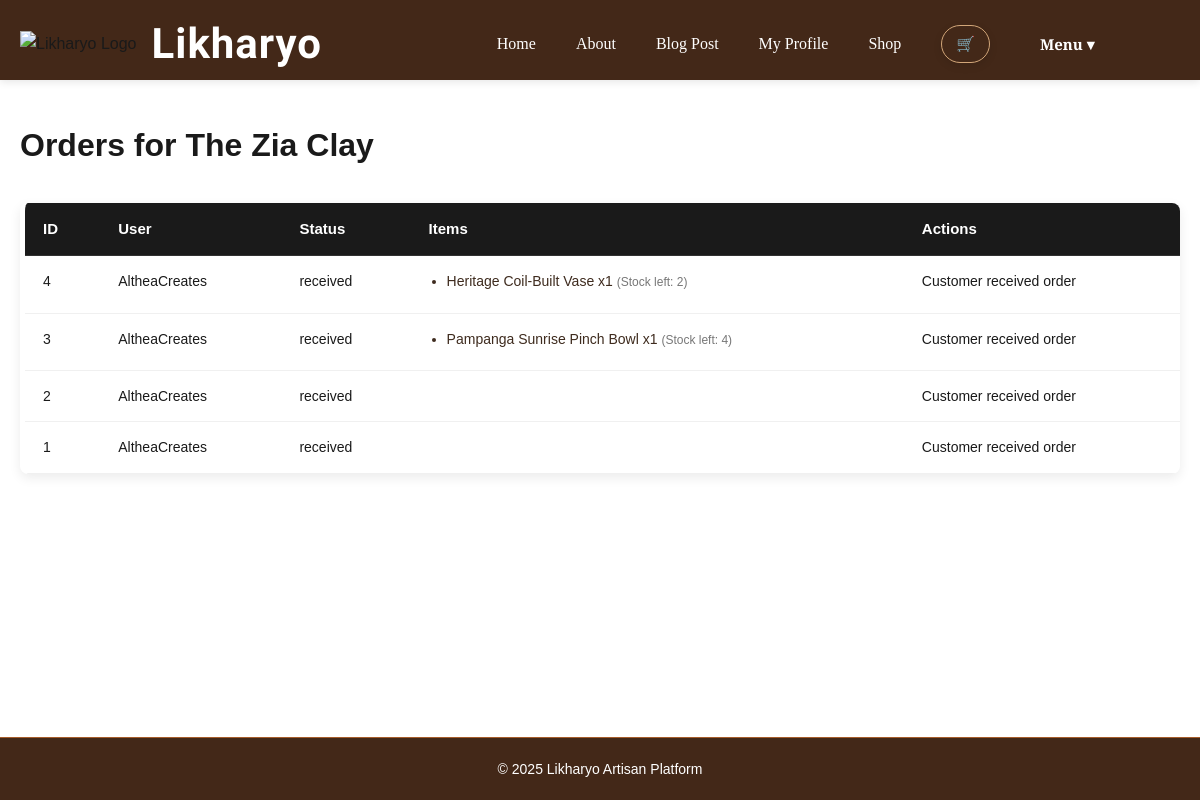
The page /shop/1/orders (signed in) on the database as committed earlier.
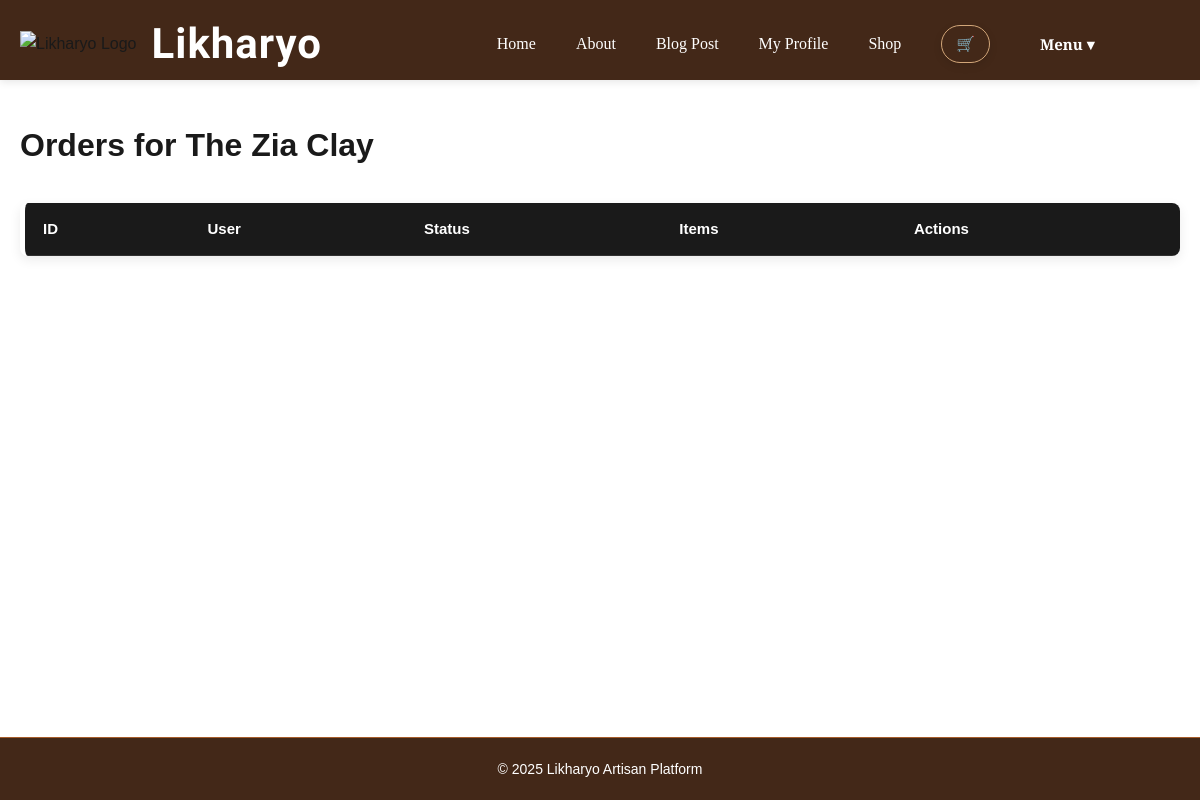
The same page on the database as committed later.
### models.py (models this page shows, shortened)
class Shop(db.Model):
    __tablename__ = 'shops'
    shop_id = db.Column(db.Integer, primary_key=True)
    name = db.Column(db.String(150), nullable=False)
    description = db.Column(db.Text, nullable=True)
    owner_id = db.Column(db.Integer, db.ForeignKey('users.user_id'), nullable=False)
    parent_shop_id = db.Column(db.Integer, db.ForeignKey('shops.shop_id'), nullable=True)
    items = db.relationship('Item', backref='shop', lazy=True)

class Order(db.Model):
    __tablename__ = "orders"
    id = db.Column(db.Integer, primary_key=True)
    user_id = db.Column(db.Integer, db.ForeignKey("users.user_id"), nullable=False)
    shop_id = db.Column(db.Integer, db.ForeignKey("shops.shop_id"), nullable=False)
    status = db.Column(db.String(20), default="placed")  # placed, shipped, received, canceled
    location = db.Column(db.String(200), nullable=False)
    created_at = db.Column(db.DateTime, default=datetime.utcnow)
    order_items = db.relationship("OrderItem", backref="order", lazy=True)
    shop = db.relationship("Shop", backref="orders")
    user = db.relationship("User", backref="orders")

class User(UserMixin, db.Model):
    __tablename__ = 'users'
    user_id = db.Column(db.Integer, primary_key=True)
    username = db.Column(db.String(150), unique=True, nullable=False)
    password_hash = db.Column(db.String(150), nullable=False)
    is_admin = db.Column(db.Boolean, default=False)
    first_name = db.Column(db.String(150), nullable=True)
    last_name = db.Column(db.String(150), nullable=True)
    gender = db.Column(db.String(50), nullable=True)
    birthdate = db.Column(db.Date, nullable=True)
    contact_num = db.Column(db.String(20), nullable=False, default="N/A")
    bio = db.Column(db.Text, nullable=True)
    profile_img_url = db.Column(db.String(250), nullable=True, default='images/default.png')
    address = db.relationship('Address', backref='user', uselist=False, cascade="all, delete-orphan", lazy=True)
    shops = db.relationship('Shop', backref='owner', lazy=True)

class OrderItem(db.Model):
    __tablename__ = "order_items"
    id = db.Column(db.Integer, primary_key=True)
    order_id = db.Column(db.Integer, db.ForeignKey("orders.id"), nullable=False)
    item_id = db.Column(db.Integer, db.ForeignKey("items.item_id"), nullable=False)
    quantity = db.Column(db.Integer, nullable=False)
    price = db.Column(db.Float, nullable=False)
    item = db.relationship("Item")

class Item(db.Model):
    __tablename__ = 'items'
    item_id = db.Column(db.Integer, primary_key=True)
    name = db.Column(db.String(150), nullable=False)
    description = db.Column(db.Text, nullable=True)
    price = db.Column(db.Float, nullable=False)
    stock = db.Column(db.Integer)
    img_url = db.Column(db.String(250), nullable=True)
    category_id = db.Column(db.Integer, db.ForeignKey('category.id'), nullable=False)
    shop_id = db.Column(db.Integer, db.ForeignKey('shops.shop_id'), nullable=False)

### views.py (the view)
@views_bp.route("/shop/<int:shop_id>/orders")
@login_required
def shop_orders(shop_id):
    try:
        shop = Shop.query.get_or_404(shop_id)
        if shop.owner_id != current_user.user_id:
            abort(403)
        orders = Order.query.filter_by(shop_id=shop_id).order_by(Order.id.desc()).all()
        return render_template("shop_orders.html", shop=shop, orders=orders)
    except Exception as e:
        db.session.rollback()  # rollback if query fails
        current_app.logger.error(f"Error loading orders for shop {shop_id}: {e}")
        flash("An error occurred while loading shop orders.", "danger")
        return redirect(url_for("views.dashboard"))

### app.py (called while the page is built)
@login_manager.user_loader
def load_user(user_id):
    return User.query.get(int(user_id))

### templates/shop_orders.html
{% extends "base.html" %}
{% block extra_css %}
  <link rel="stylesheet" href="{{ url_for('static', filename='shop_orders.css') }}" />
{% endblock %}
{% block content %}
<h1>Orders for {{ shop.name }}</h1>
<table>
  <tr>
    <th>ID</th>
    <th>User</th>
    <th>Status</th>
    <th>Items</th>
    <th>Actions</th>
  </tr>
  {% for order in orders %}
    <tr>
      <td>{{ order.id }}</td>
      <td>{{ order.user.username }}</td>
      <td>{{ order.status }}</td>
      <td>
        <ul>
          {% for order_item in order.order_items %}
            <li>
              {{ order_item.item.name }}
              x{{ order_item.quantity }}
              <small>(Stock left: {{ order_item.item.stock }})</small>
            </li>
          {% endfor %}
        </ul>
      </td>
      <td>
        {% if order.status == 'placed' %}
          <form method="POST" action="{{ url_for('views.ship_order', order_id=order.id) }}">
            <button type="submit" class="btn btn-primary">Ship/Deliver</button>
          </form>
        {% elif order.status == 'shipped' %}
          Awaiting customer confirmation
        {% elif order.status == 'received' %}
          Customer received order
        {% elif order.status == 'canceled' %}
          Canceled
        {% endif %}
      </td>
    </tr>
  {% endfor %}
</table>
{% endblock %}

### templates/base.html (shortened to what this page needs)
<!DOCTYPE html>
<html lang="en">
<head>
    <link rel="stylesheet" href="{{ url_for('static', filename='base.css') }}" />
    {% block extra_css %}{% endblock %}
</head>
<body>
    <header class="navbar">
        <div class="navbar-inner">
            <div class="img-logo">
                <img src="{{ url_for('static', filename='images/beige.png') }}" alt="Likharyo Logo" />
            </div>
            <h1 class="web_title">Likharyo</h1>
            <nav class="nav-buttons">
                <a href="{{ url_for('home') }}" class="nav-link">Home</a>
                <a href="{{ url_for('views.about') }}" class="nav-link">About</a>
                <a href="{{ url_for('views.blog_list') }}" class="nav-link">Blog Post</a>
                {% if current_user.is_authenticated %}
                    <a href="{{ url_for('views.profile') }}" class="nav-link">My Profile</a>
                    <a href="{{ url_for('views.global_market') }}" class="nav-link">Shop</a>
                    <a href="{{ url_for('views.view_cart') }}" class="cart-btn">🛒</a>
                    <div class="dropdown">
                        <button class="dropbtn">Menu ▾</button>
                    </div>
                {% endif %}
            </nav>
        </div>
    </header>
    <main class="content-wrapper">
        {% block content %}{% endblock %}
    </main>
    <footer>
        <p>&copy; 2025 Likharyo Artisan Platform</p>
    </footer>
</body>
</html>

### static/base.css (style rules this page uses)
* { margin: 0; padding: 0; box-sizing: border-box; }
body { font-family: 'Poppins', sans-serif; background: linear-gradient(190deg, #f5ebe0); color: #1a1a1a; line-height: 1.6; display: flex; flex-direction: column; min-height: 100vh; }
.navbar { background: #432818; padding: 10px 20px; box-shadow: 0 2px 8px rgba(0,0,0,0.1); border-radius: 0px; margin-top: 0px; width: 100%; align-self: center; position: sticky; height: 80px; top: 0; z-index: 1000; animation: fadeInDown 1s ease forwards; }
.navbar-inner { display: flex; align-items: center; justify-content: space-between; max-width: 1200px; margin: 0 auto; }
.img-logo img { height: 50px; margin-right: 15px; }
.web_title { font-family: 'Great Vibes', cursive; font-size: 42px; color: #fff; margin-right: auto; letter-spacing: 1px; }
.nav-buttons { display: flex; gap: 40px; align-items: center; padding: 0 10px; }
.nav-link { position: relative; text-decoration: none; color: #fff; font-weight: 500; font-size: 16px; font-family: 'Vollkorn', serif; transition: color 0.3s ease; padding: 8px 0; }
.nav-link::after { content: ""; position: absolute; bottom: -3px; left: 50%; transform: translateX(-50%); width: 0; height: 2px; background-color: burlywood; transition: width 0.3s ease; }
.cart-btn { background: #432818; padding: 6px 14px; border-radius: 20px; color: #fff; transition: all 0.3s ease; text-decoration: none; font-size: 15px; border: 1px solid #d2a679; box-shadow: 0 3px 8px rgba(0,0,0,0.1); }
.dropdown { position: relative; display: inline-block; }
.dropbtn { background: transparent; color: #fff; padding: 8px 10px; font-size: 15px; font-family: 'Vollkorn', serif; border: none; border-radius: 4px; cursor: pointer; font-weight: 600; min-width: 140px; display: flex; justify-content: space-between; align-items: center; transition: background 0.3s ease, color 0.3s ease; }
.content-wrapper { flex: 1; width: 100%; max-width: 1200px; margin: 0 auto; padding: 40px 20px; animation: fadeInRoute 1s ease forwards; }
footer { width: 100%; padding: 20px; background-color: #432818; text-align: center; margin-top: auto; border-top: 1px solid #a65c2a; }
footer p { color: #fff; font-size: 14px; }

### static/shop_orders.css (style rules this page uses)
table { width: 100%; border-collapse: collapse; margin-top: 32px; background: #ffffff; box-shadow: 0 4px 12px rgba(0, 0, 0, 0.08); border-left: 5px solid #a65c2a; border-radius: 8px; overflow: hidden; }
table th { background-color: #1a1a1a; color: #ffffff; text-align: left; padding: 14px 18px; font-weight: 600; font-size: 15px; border-bottom: 1px solid rgba(255, 255, 255, 0.1); }

Rows that differ between the two databases and show on the page:
removed Order: id "4", user.username "AltheaCreates", status "received", shows "Customer received order"
removed OrderItem: item.name "Heritage Coil-Built Vase", quantity "1", item.stock "2", shown under "4"
removed Order: id "3", user.username "AltheaCreates", status "received", shows "Customer received order"
removed OrderItem: item.name "Pampanga Sunrise Pinch Bowl", quantity "1", item.stock "4", shown under "3"
removed Order: id "2", user.username "AltheaCreates", status "received", shows "Customer received order"
removed Order: id "1", user.username "AltheaCreates", status "received", shows "Customer received order"
